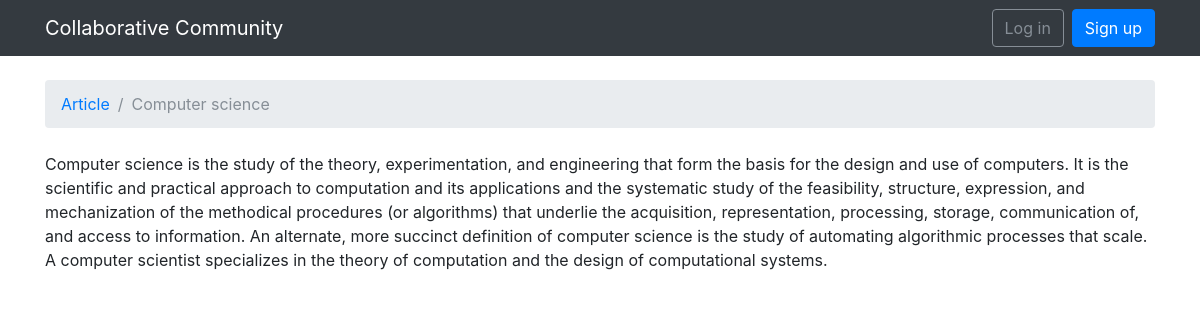
The app's page /articleview/10/ with its own data.
### articles/models.py (models this page shows)
class Articles(models.Model):
	title = models.CharField(max_length=100)
	body = models.TextField()
	created_at = models.DateTimeField(auto_now_add=True)

### articles/views.py (the view)
# urls.py: url(r'^articleview/(?P<pk>\d+)/$', views.article_view, name='article_view'),
def article_view(request, pk):
    try:
        article = Articles.objects.get(pk=pk)
    except Articles.DoesNotExist:
        raise Http404
    return render(request, 'articleview.html', {'article': article})

### templates/articleview.html
{% extends 'base.html' %}
{% block breadcrumb %}
  <li class="breadcrumb-item"><a href="{% url 'home' %}">Article</a></li>
  <li class="breadcrumb-item active">{{ article.title }}</li>
{% endblock %}
{% block content %}
  <div class="panel panel-default">
  <div class="panel-body">{{article.body}}</div>
</div>
{% endblock %}

### records on screen
Articles: title "Computer science", body "Computer science is the study of the theory, experimentation, and engineering that form the basis for the design and use of computers. It is the scientific and practical approach to computation and its applications and the systematic study of the feasibility, structure, expression, and mechanization of the methodical procedures (or algorithms) that underlie the acquisition, representation, processing, storage, communication of, and access to information. An alternate, more succinct definition of computer science is the study of automating algorithmic processes that scale. A computer scientist specializes in the theory of computation and the design of computational systems."
